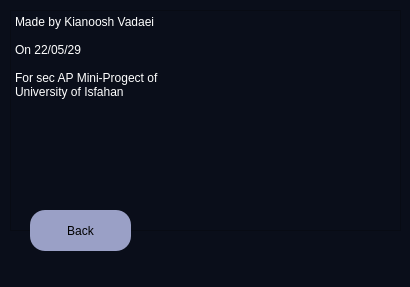
<?xml version="1.0" encoding="UTF-8"?>
<ui version="4.0">
 <class>About</class>
 <widget class="QMainWindow" name="About">
  <property name="geometry">
   <rect>
    <x>0</x>
    <y>0</y>
    <width>410</width>
    <height>287</height>
   </rect>
  </property>
  <property name="windowTitle">
   <string>MainWindow</string>
  </property>
  <property name="styleSheet">
   <string notr="true">background-color: #0a0e1a;
</string>
  </property>
  <widget class="QWidget" name="centralwidget">
   <widget class="QPlainTextEdit" name="plainTextEdit">
    <property name="geometry">
     <rect>
      <x>10</x>
      <y>10</y>
      <width>391</width>
      <height>221</height>
     </rect>
    </property>
    <property name="styleSheet">
     <string notr="true">color : rgb(255, 255, 255);
font: 13pt &quot;Rockwell Extra Bold&quot;;
</string>
    </property>
    <property name="frameShape">
     <enum>QFrame::StyledPanel</enum>
    </property>
    <property name="readOnly">
     <bool>true</bool>
    </property>
    <property name="plainText">
     <string>Made by Kianoosh Vadaei

On 22/05/29

For sec AP Mini-Progect of
University of Isfahan</string>
    </property>
    <property name="backgroundVisible">
     <bool>false</bool>
    </property>
    <property name="centerOnScroll">
     <bool>false</bool>
    </property>
   </widget>
   <widget class="QPushButton" name="Register_2">
    <property name="geometry">
     <rect>
      <x>30</x>
      <y>210</y>
      <width>101</width>
      <height>41</height>
     </rect>
    </property>
    <property name="cursor">
     <cursorShape>PointingHandCursor</cursorShape>
    </property>
    <property name="styleSheet">
     <string notr="true">font:  12pt &quot;Rockwell Extra Bold&quot;;
background-color : #9aa0c6;
color : rgb(0, 0, 0);
padding : 5px;
border-radius : 15px;</string>
    </property>
    <property name="text">
     <string>Back</string>
    </property>
   </widget>
  </widget>
  <widget class="QMenuBar" name="menubar">
   <property name="geometry">
    <rect>
     <x>0</x>
     <y>0</y>
     <width>410</width>
     <height>20</height>
    </rect>
   </property>
  </widget>
  <widget class="QStatusBar" name="statusbar"/>
 </widget>
 <resources/>
 <connections/>
</ui>
